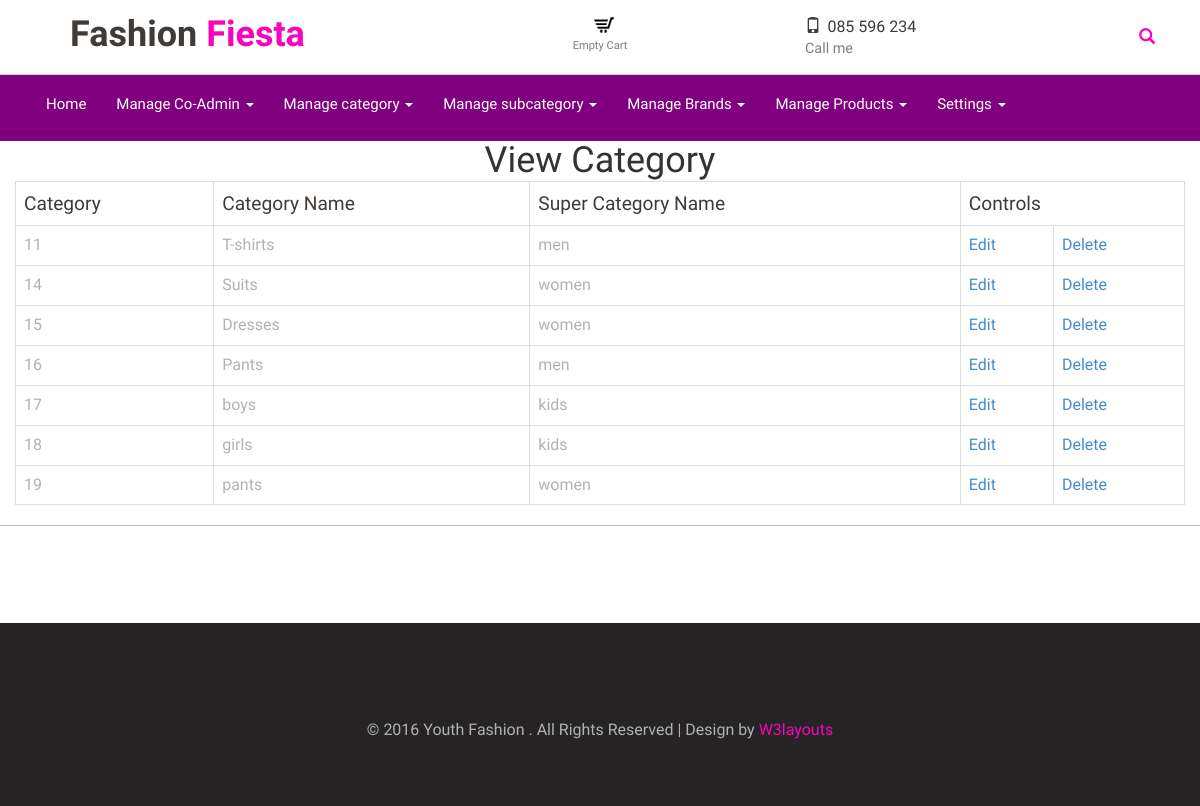
Screenshot of /view_category.php (signed in) with the database file from the repository.
### tables this page shows
CREATE TABLE `category` (
  `category id` int(5) NOT NULL,
  `category name` varchar(50) NOT NULL,
  `super category` varchar(50) NOT NULL
);

### view_category.php (the view, shortened to what this page needs)
<!doctype html>
<html lang="en">
<head>
</head>
<body>
<?php
include "adminheader.php";
?>
<div class="container-fluid">
    <h1 class="text-center">View Category</h1>
    <table class="table table-bordered table-responsive table-hover">
        <th>Category </th>
        <th> Category Name</th>
        <th>Super Category Name</th>
        <th colspan='2'>Controls</th>
        <?php
        include "connection.php";
        $sqlselect="select * from category";
        $result=mysqli_query($con, $sqlselect);
        while($row=mysqli_fetch_array($result))
        {
            echo "<tr>";
            echo "<td> $row[0]</td>";
            echo "<td> $row[1]</td>";
            echo "<td> $row[2]</td>";
            echo"<td><a href='edit_category.php?cname=$row[0]'>Edit</a></td>";
            echo"<td><a href='delete_category.php?cname=$row[0]'>Delete</a></td>";
            echo "</tr>";
        }
        ?>
    </table>
</div>
</body>
</html>

### css/style.css (style rules this page uses)
html,body { background:#fff; font-size: 100%; font-family: 'Roboto-Regular'; }
body a { transition:0.5s all; -webkit-transition:0.5s all; -moz-transition:0.5s all; -o-transition:0.5s all; -ms-transition:0.5s all; }
h1,h2,h3,h4,h5,h6,label,p { margin:0; }
.footer { border-top: 1px solid #BDBDBD; }
.footer-top { padding: 3em 0 ; }
p.footer-class { font-size: 1em; color: #B2B2B2; margin: 2em 0 0; text-align:center; }
p.footer-class a { text-decoration:none; color: #fa03bb; }
.footer-bottom { padding: 4em 0; background:#252323; }
table { width:100%; margin: 0em 0 2em; }
th { color: #403b37; font-size: 1.2em; font-weight: 400; }
th, td { padding: 10px; }
td { color:#b2b2b2; font-size: 1em; }

### rows the page displays
category: category id "11", category name "T-shirts", super category "men"
category: category id "14", category name "Suits", super category "women"
category: category id "15", category name "Dresses", super category "women"
category: category id "16", category name "Pants", super category "men"
category: category id "17", category name "boys", super category "kids"
category: category id "18", category name "girls", super category "kids"
category: category id "19", category name "pants", super category "women"
